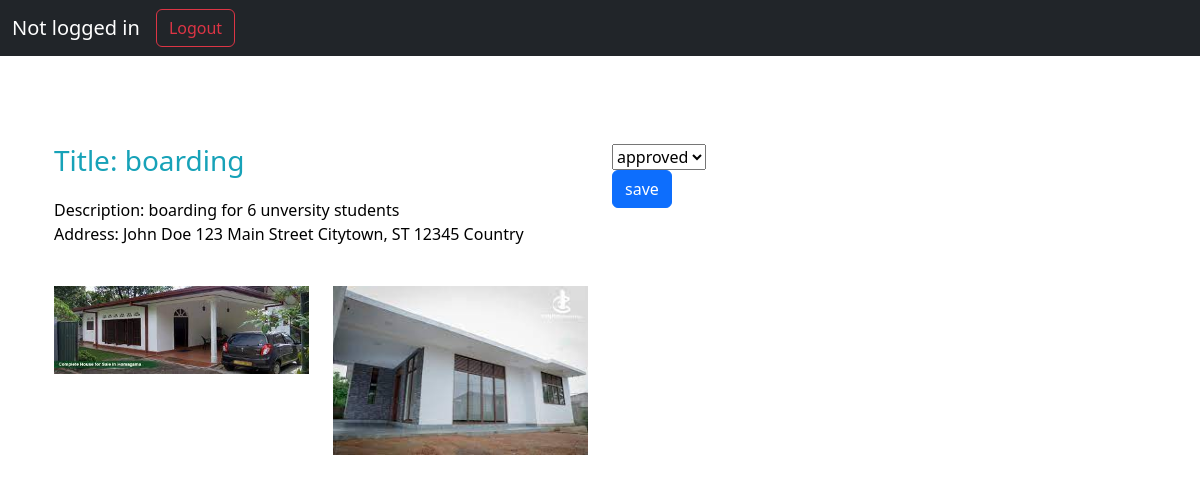
Page /warden/makeOrder.php?accommodation_id=43 on the committed database.
### tables this page shows
CREATE TABLE `rent` (
  `accommodation_id` int(11) NOT NULL,
  `landlord_id` int(11) NOT NULL,
  `title` varchar(255) NOT NULL,
  `description` text NOT NULL,
  `address` varchar(255) NOT NULL,
  `latitude` decimal(10,7) DEFAULT NULL,
  `longitude` decimal(10,7) DEFAULT NULL,
  `approve` enum('pending','approved','rejected') DEFAULT NULL
);

CREATE TABLE `img` (
  `image_id` int(11) NOT NULL,
  `accommodation_id` int(11) NOT NULL,
  `img` varchar(255) NOT NULL
);

### warden/makeOrder.php (the view, shortened to what this page needs)
<?php
include ('header.php');
if (isset($_GET["accommodation_id"])) {
    $rentId = $_GET["accommodation_id"];
} else {
    $hasError = false;
}
?>
<br>
<?php
if ($hasError) {
    $query = "SELECT title, description, address, approve
        FROM rent
        WHERE accommodation_id = '$rentId'
        AND (approve='approved' OR approve='pending')";
    $result = mysqli_query($conn, $query);
    if ($result) {
        $row = mysqli_fetch_assoc($result);
        ?>
        <div class="container"><br><br>
            <div class="row">
                <div class="col-md-6">
                    <h3>Title:
                        <?php echo $row['title']; ?>
                    </h3>
                    <p style="color: black;">Description:
                        <?php echo $row['description']; ?>
                        <br>
                        Address:
                        <?php echo $row['address']; ?>
                    </p>
                </div>
                <div class="col-md-6">
                    <form action="reserve.php?id=<?php echo $rentId ?>" method="post">
                        <select name="approve" placeholder="select your choice"><br>
                            <option value="approved">approved</option>
                        </select><br>
                        <input class="btn btn-primary" type="submit" name="submit" value="save"
                            onclick="return confirmChoice();">
                    </form>
                </div>
            </div>
        </div>
        <div class="container mt-4">
            <div class="row">
                <?php
                $sql = "SELECT * FROM img WHERE accommodation_id='$rentId'";
                $result = mysqli_query($conn, $sql);
                while ($row = mysqli_fetch_assoc($result)) {
                    ?>
                    <div class="col-md-3">
                        <img src="../landlord/img/<?php echo $row['img']; ?>" class="img-fluid" style="margin-bottom: 10px;">
                    </div>
                    <?php
                }
                ?>
            </div>
        </div>
        <?php
    }
} else {
    echo "An error occurred";
}
?>
<?php
include ('../footer.php');
 ?>

### landlord/navbar-fixed.css (style rules this page uses)
body { min-height: 75rem; padding-top: 4.5rem; }

### header.php (style rules this page uses)
p { color: white; }

### warden/makeOrder.php (style rules this page uses)
h3 { color: #17a2b8; margin-bottom: 20px; }

### rows in the picture
rent: title "boarding", description "boarding for 6 unversity students", address "John Doe 123 Main Street Citytown, ST 12345 Country"
img: img (picture)
img: img (picture)
